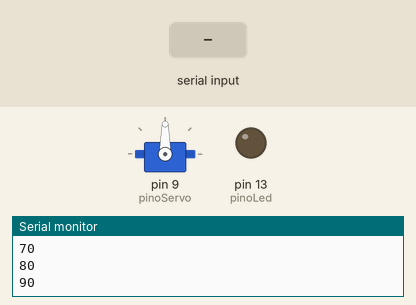
Simulated run of this sketch. Board: Arduino Uno, built with avr-gcc and run on an emulated ATmega328P. On the bench: servo, output pins drawn as LEDs (lit = HIGH), the last lines printed to the serial monitor. The test bench sets the inputs (shaded band).

Above: at 1.27 s.
1.3 s: "l" received over Serial
At 1.42 s:
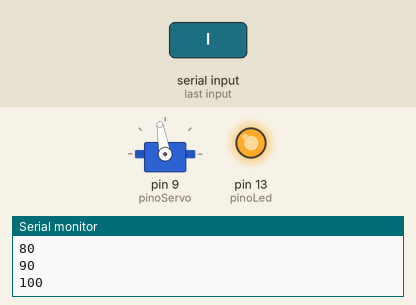
4.3 s: "d" received over Serial
At 4.43 s:
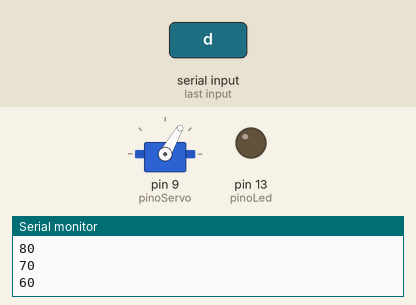
7.3 s: "L" received over Serial
At 7.43 s:
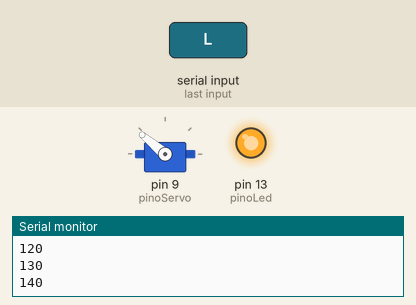
10.3 s: "D" received over Serial
At 10.44 s:
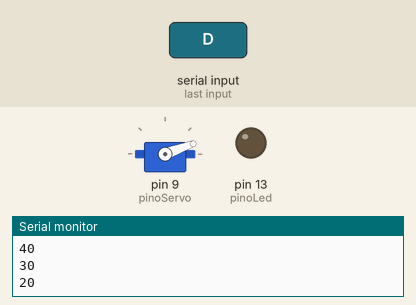
13.3 s: "l" received over Serial
At 13.44 s:
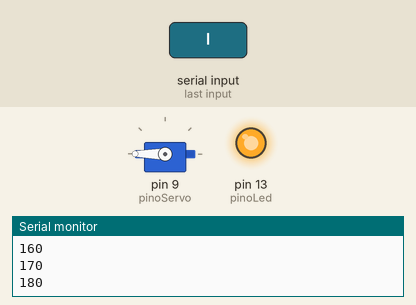
16.3 s: "d" received over Serial
At 16.75 s:
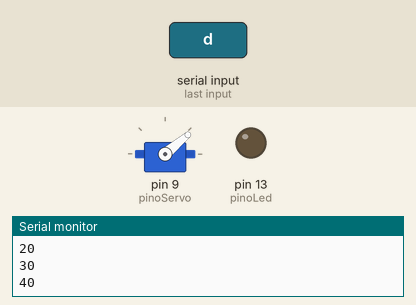
Timing chart, 0 to 20.3 s (numbered marks = the images above; inputs shaded):
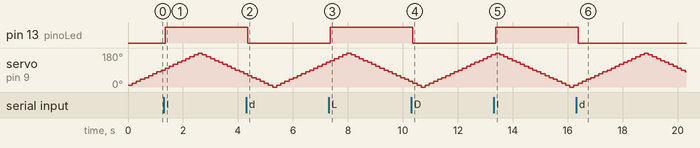

The sketch:

projeto_07_arduino_web.ino
```cpp
#include <Servo.h>

int pinoLed = 13;
int pinoServo = 9;

Servo servo;

void setup()
{
  Serial.begin(9600);
  servo.attach(pinoServo);
  pinMode(pinoLed, OUTPUT);
}

void loop()
{
  if (Serial.available() > 0) {
    char input = (char)Serial.read();

    if ((input == 'l') || (input == 'L')) {
      digitalWrite(pinoLed, HIGH);
    }

    if ((input == 'd') || (input == 'D')) {
      digitalWrite(pinoLed, LOW);
    }
  }

  moverServo();

  delay(150);
}

int posicaoServo = 0;
int intervalo = 10;
boolean direcao = true;

void moverServo() {
  if (direcao) {
    posicaoServo = posicaoServo + intervalo;
  } else {
    posicaoServo = posicaoServo - intervalo;
  }

  if (posicaoServo <= 0) {
    posicaoServo = 0;
    direcao = true;
  }

  if (posicaoServo >= 180) {
    posicaoServo = 180;
    direcao = false;
  }

  servo.write(posicaoServo);

  Serial.println(posicaoServo);
}
```

Measured:
- after the input at 1.3 s, pin 13 (pinoLed): LOW → HIGH after 0.05 s
- after the input at 4.3 s, pin 13 (pinoLed): HIGH → LOW after 0.06 s
- after the input at 7.3 s, pin 13 (pinoLed): LOW → HIGH after 0.06 s
- after the input at 10.3 s, pin 13 (pinoLed): HIGH → LOW after 0.07 s
- after the input at 13.3 s, pin 13 (pinoLed): LOW → HIGH after 0.07 s
- after the input at 16.3 s, pin 13 (pinoLed): HIGH → LOW after 0.08 s
- by itself, servo on pin 9 (pinoServo): rises from 10° to 180° in 2.4 s, then falls to 80° in 1.5 s
